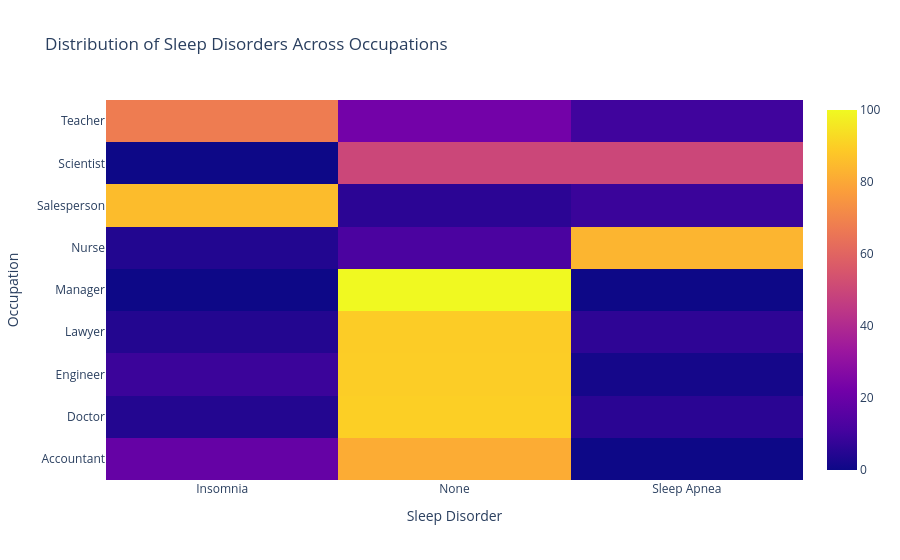

The cell this chart's notebook holds for it:
### Code cell
#Create the figure
occ_sleep_fig = go.Figure(data=go.Heatmap(
    z=occupation_disorder,
    x=occupation_disorder.columns,
    y=occupation_disorder.index))

#Update and personalize the plot
occ_sleep_fig.update_layout(title="Distribution of Sleep Disorders Across Occupations",
                           xaxis_title="Sleep Disorder",
                           yaxis_title="Occupation")

occ_sleep_fig.show()

### Figure 1 — Plotly figure (JSON) as saved in the notebook; plotly's stock layout.template omitted (floating-point values rounded to 4 significant figures)
{"data": [{"type": "heatmap", "x": ["Insomnia", "None", "Sleep Apnea"], "y": ["Accountant", "Doctor", "Engineer", "Lawyer", "Manager", "Nurse", "Salesperson", "Scientist", "Teacher"], "z": [[18.92, 81.08, 0.0], [4.23, 90.14, 5.63], [8.96, 89.55, 1.49], [4.26, 89.36, 6.38], [0.0, 100.0, 0.0], [4.11, 12.33, 83.56], [85.29, 5.88, 8.82], [0.0, 50.0, 50.0], [67.5, 22.5, 10.0]]}], "layout": {"title": {"text": "Distribution of Sleep Disorders Across Occupations"}, "xaxis": {"title": {"text": "Sleep Disorder"}}, "yaxis": {"title": {"text": "Occupation"}}}}
